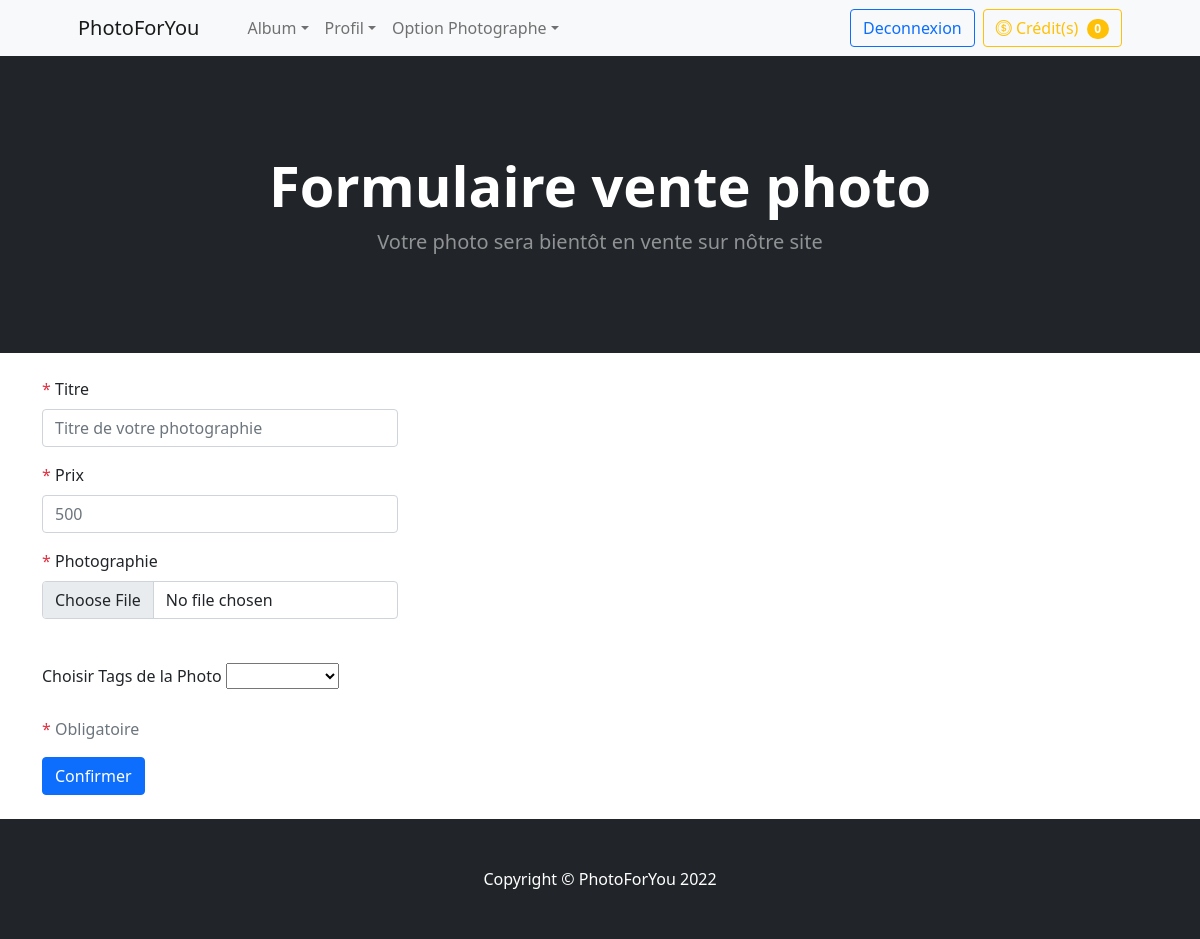
Page /vendrePhoto.php (signed in) on the committed database.
### tables this page shows
CREATE TABLE IF NOT EXISTS `menu` (
  `idMenu` int NOT NULL,
  `nomMenu` varchar(45) DEFAULT NULL,
  `URL` varchar(100) DEFAULT NULL,
  `Habilitation` varchar(10) DEFAULT NULL,
  PRIMARY KEY (`idMenu`)
);

### vendrePhoto.php (the view, shortened to what this page needs)
<?php
    include('include/entete.inc.php');
    $tags = $db->query('SELECT * FROM tags');
?>
<header class="bg-dark py-5">
    <div class="container px-4 px-lg-5 my-5">
        <div class="text-center text-white">
            <h1 class="display-4 fw-bolder">Formulaire vente photo</h1>
            <p class="lead fw-normal text-white-50 mb-0">Votre photo sera bientôt en vente sur nôtre site</p>
        </div>
    </div>
</header>
<br>
<div class="container">
    <form class="need-validate" method="post" action="" id="form" enctype="multipart/form-data" novalidate >
        <fieldset>
            <div class="form-group row">
                <div class="col-md-4 mb-3">
                    <label for="titre" class="form-label"><span class="text-danger">*</span> Titre</label>
                    <input type="text" class="form-control" id="libelle" name="libelle" placeholder="Titre de votre photographie" required/>
                </div>
            </div>
            <div class="form-group row">
                <div class="col-md-4 mb-3">
                    <label for="prix" class="form-label"><span class="text-danger">*</span> Prix</label>
                    <input type="number" class="form-control" id="prix" name="prix" placeholder="500" min="500" max="10000" step="500" required/>
                </div>
            </div>
            <div class="form-group row">
                <div class="col-md-4 mb-3">
                    <label class="form-label" for="photo"><span class="text-danger">*</span> Photographie</label>
                    <input class="form-control" type="file" onchange="actuPhoto(this)" id="nomImage" name="nomImage" accept="image/jpeg, image/png" required/>
                </div>
            </div>
            <div class="col-auto my-1">
                <label class="mr-sm-2" for="inlineFormCustomSelect">Choisir Tags de la Photo</label>
                <select class="custom-select mr-sm-2" id="inlineFormCustomSelect" name="tags">
                    <option selected></option>
                    <?php
                        foreach ($tags as $value) {
                            echo "<option value=".$value["idTags"].">".$value["libelleTags"]."</option>";
                        };
                    ?>
                </select>
            </div>
            <br>
            <p class="user-select-none text-muted"><span class="text-danger">*</span> Obligatoire</p>
            <button type="submit" class="btn btn-primary" name="submit">Confirmer</button>
        </fieldset>
    </form>
</div>
<br>
<?php
    include('include/piedDePage.inc.php');
?>

### include/entete.inc.php (shortened to what this page needs)
<?php
    require_once('dbconnect.php');
    $db->setAttribute(PDO::ATTR_ERRMODE, PDO::ERRMODE_EXCEPTION);
?>
<!DOCTYPE html>
<html lang="fr">
    <head>
        <link rel="stylesheet" href="assets/css/bootstrap/css/bootstrap.min.css">
        <link rel="stylesheet" href="https://cdn.jsdelivr.net/npm/bootstrap-icons@1.8.1/font/bootstrap-icons.css">
    </head>
    <body>
        <?php
            switch ($_SESSION['type']) {
                case "photographe": $niveauHab = "%P%"; break;
            }
            $requete = "SELECT idMenu, nomMenu, URL FROM menu WHERE Habilitation LIKE '".$niveauHab."'";
            $instruction = $db->prepare($requete);
            $instruction->execute();
            $num = $instruction->fetchAll();
        ?>
        <nav class="navbar navbar-expand-lg navbar-light bg-light">
            <div class="container px-4 px-lg-5">
                <a class="navbar-brand" href=".">PhotoForYou</a>
                <div class="collapse navbar-collapse" id="navbarSupportedContent">
                    <ul class="navbar-nav me-auto mb-2 mb-lg-0 ms-lg-4">
                        <?php
                            foreach($num as $value) {
                                if (strlen($value['idMenu']) == 1) {
                                    echo '<li class="nav-item dropdown">'.PHP_EOL;
                                    echo '<a class="nav-link dropdown-toggle" id="navbarDropdown" href="'.$value['URL'].'" role="button" data-bs-toggle="dropdown" aria-expanded="false">'.$value['nomMenu'].'</a>'.PHP_EOL;
                                    echo "</li>";
                                }
                            }
                        ?>
                    </ul>
                    <div class="d-grid gap-2 d-md-flex justify-content-md-end">
                        <?php
                            if(!isset($_SESSION['login'])) {
                                echo '
                                <form class="d-flex">
                                    <button type="button" class="btn btn-outline-primary" data-bs-toggle="modal" data-bs-target="#modalConnexionInscription">
                                    S\'inscrire | Se connecter
                                    </button>
                                </form>
                                <div class="modal fade" tabindex="-1" role="dialog" id="modalConnexionInscription">
                                    <div class="modal-dialog modal-dialog-centered" role="document">
                                        <div class="modal-content rounded-5 shadow">
                                            <div class="modal-header p-5 pb-4 border-bottom-0">
                                                <h2 class="fw-bold mb-0">Connectez-vous</h2>
                                                <button type="button" class="btn-close" data-bs-dismiss="modal" aria-label="Close"></button>
                                            </div>
                                            <div class="modal-body p-5 pt-0">
                                                <a class="w-100 py-2 mb-2 btn btn-outline-primary rounded-4" href="connexion.php" role="button">Connexion</a>
                                                <hr class="my-4">
                                                <h2 class="fs-5 fw-bold mb-3">Ou Inscrivez-vous</h2>
                                                <a class="w-100 py-2 mb-2 btn btn-outline-dark rounded-4" href="formInscriptionClient.php" role="button">Inscription Client</a>
                                                <a class="w-100 py-2 mb-2 btn btn-outline-dark rounded-4" href="formInscriptionPhotographe.php" role="button">Inscription Photographe</a>
                                            </div>
                                        </div>
                                    </div>
                                </div>';
                            } else {
                                echo '
                                <form class="d-flex">
                                    <a class="btn btn-outline-primary" href="deconnexion.php" role="button">Deconnexion</a>
                                </form>';
                            }
                        ?>
                        <form class="d-flex">
                            <a class="btn btn-outline-warning" href="credit.php" role="button">
                                <i class='bi bi-coin'></i>
                                Crédit(s)
                                <span class="badge bg-warning text-white ms-1 rounded-pill"><?php if(!isset($_SESSION['login'])) {echo 0;} else {echo $_SESSION['credit'];} ?></span>
                            </a>
                        </form>
                    </div>
                </div>
            </div>
        </nav>

### rows in the picture
menu: nomMenu "Album"
menu: nomMenu "Profil"
menu: nomMenu "Option Photographe"

### other values in the picture
$_SESSION['credit'] "0"
